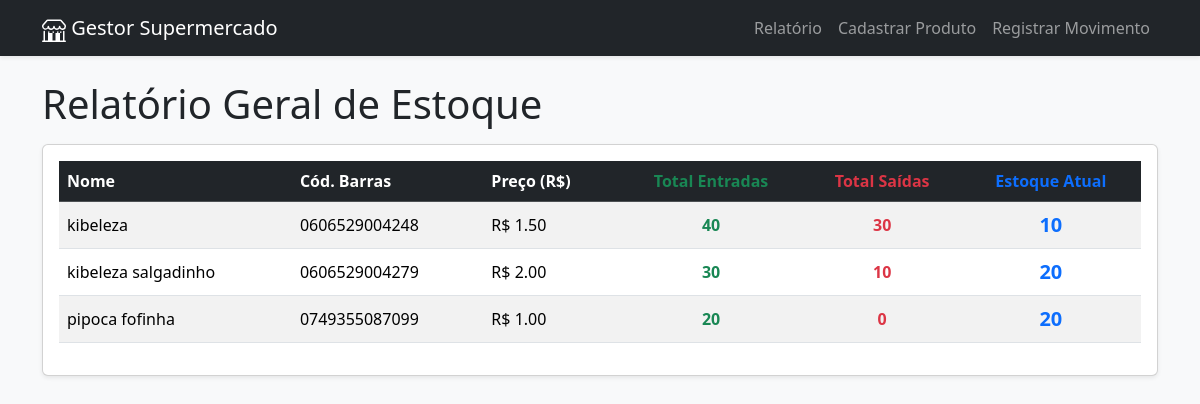
The page / on the database its author committed.
### app/models.py (models this page shows)
class Produto(db.Model):
    id = db.Column(db.Integer, primary_key=True)
    nome = db.Column(db.String(100), nullable=False, unique=True)
    codigo_barras = db.Column(db.String(50), unique=True, index=True)
    preco_venda = db.Column(db.Float, nullable=False)
    estoque_atual = db.Column(db.Integer, default=0)
    movimentos = db.relationship('MovimentoEstoque', backref='produto', lazy=True)

### app/routes.py (the view)
@bp.route('/')
def index():
    total_entradas = func.sum(
        case((MovimentoEstoque.tipo == 'entrada', MovimentoEstoque.quantidade), else_=0)
    ).label('total_entradas')
    total_saidas = func.sum(
        case((MovimentoEstoque.tipo == 'saida', MovimentoEstoque.quantidade), else_=0)
    ).label('total_saidas')
    relatorio_completo = db.session.query(
        Produto.id,
        Produto.nome,
        Produto.codigo_barras,
        Produto.preco_venda,
        Produto.estoque_atual,
        total_entradas,
        total_saidas
    ).outerjoin(MovimentoEstoque, Produto.id == MovimentoEstoque.produto_id # outerjoin para incluir produtos sem movimento
    ).group_by(Produto.id # Agrupa por produto
    ).order_by(Produto.nome # Ordena por nome
    ).all()
    return render_template('index.html', relatorio=relatorio_completo)

### app/templates/index.html (shortened to what this page needs)
{% extends 'base.html' %}
{% block content %}
    <h1 class="mb-3">Relatório Geral de Estoque</h1>
    <div class="card shadow-sm">
        <div class="card-body">
            <div class="table-responsive">
                <table class="table table-striped table-hover align-middle">
                    <thead class="table-dark">
                        <tr>
                            <th>Nome</th>
                            <th>Cód. Barras</th>
                            <th>Preço (R$)</th>
                            <th class="text-center text-success">Total Entradas</th>
                            <th class="text-center text-danger">Total Saídas</th>
                            <th class="text-center text-primary">Estoque Atual</th>
                        </tr>
                    </thead>
                    <tbody>
                        {% for item in relatorio %}
                        <tr>
                            <td>{{ item.nome }}</td>
                            <td>{{ item.codigo_barras or 'N/A' }}</td>
                            <td>R$ {{ "%.2f"|format(item.preco_venda) }}</td>
                            <td class="text-center text-success fw-bold">
                                {{ item.total_entradas or 0 }}
                            </td>
                            <td class="text-center text-danger fw-bold">
                                {{ item.total_saidas or 0 }}
                            </td>
                            <td class="text-center text-primary fw-bold fs-5">
                                {{ item.estoque_atual }}
                            </td>
                        </tr>
                        {% else %}
                        <tr>
                            <td colspan="6" class="text-center text-muted">Nenhum produto cadastrado ainda.</td>
                        </tr>
                        {% endfor %}
                    </tbody>
                </table>
            </div>
        </div>
    </div>
{% endblock %}

### app/templates/base.html (shortened to what this page needs)
<!doctype html>
<html lang="pt-br">
<head>
    <link href="https://cdn.jsdelivr.net/npm/bootstrap@5.3.3/dist/css/bootstrap.min.css" rel="stylesheet">
</head>
<body class="bg-light">
    <nav class="navbar navbar-expand-lg navbar-dark bg-dark mb-4 shadow-sm">
        <div class="container">
            <a class="navbar-brand" href="{{ url_for('main.index') }}">
                Gestor Supermercado
            </a>
            <div class="collapse navbar-collapse" id="navbarNav">
                <ul class="navbar-nav ms-auto">
                    <li class="nav-item">
                        <a class="nav-link" href="{{ url_for('main.index') }}">Relatório</a>
                    </li>
                    <li class="nav-item">
                        <a class="nav-link" href="{{ url_for('main.gerenciar_produtos') }}">Cadastrar Produto</a>
                    </li>
                    <li class="nav-item">
                        <a class="nav-link" href="{{ url_for('main.registrar_movimento_manual') }}">Registrar Movimento</a>
                    </li>
                </ul>
            </div>
        </div>
    </nav>
    <main class="container">
        {% block content %}{% endblock %}
    </main>
</body>
</html>

### rows shown on the page
Produto: nome "kibeleza", codigo_barras "0606529004248", preco_venda "1.50", total_entradas "40", total_saidas "30", estoque_atual "10"
Produto: nome "kibeleza salgadinho", codigo_barras "0606529004279", preco_venda "2.00", total_entradas "30", total_saidas "10", estoque_atual "20"
Produto: nome "pipoca fofinha", codigo_barras "0749355087099", preco_venda "1.00", estoque_atual "20", total_saidas "0"
